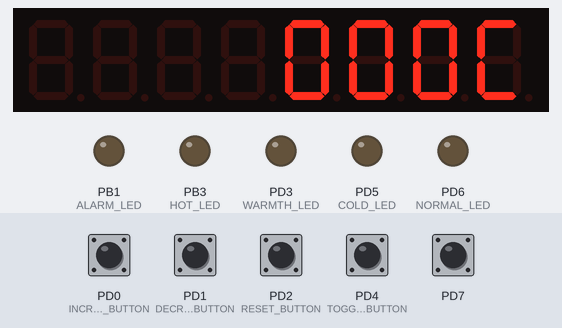
This program was run on a simulated ATmega328P, built with avr-gcc and emulated at 16 MHz. On the bench: 8-digit seven-segment display, output pins drawn as LEDs (lit = HIGH). Wiring (inferred from the names in the program): MAX7219 LED driver: data PB0; clock PB5; CS PB2. Inputs (shaded band) come from the test bench; at power-on: PD0 (INCREMENT_BUTTON), PD1 (DECREMENT_BUTTON), PD2 (RESET_BUTTON), PD4 (TOGGLE_BUTTON), PD7 HIGH. Pins used as bus, display or sensor lines are not drawn.

Above: at 1.2 s.
1.3 s: PD4 (TOGGLE_BUTTON) pulled LOW for 0.15 s
At 1.7 s:
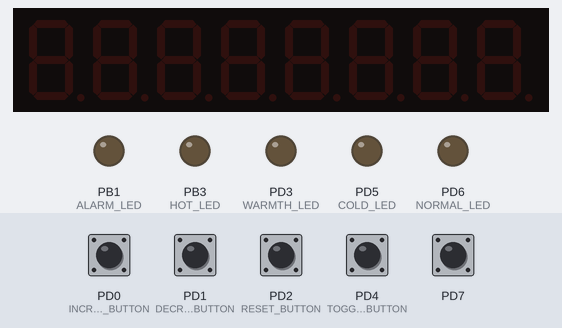
2.9 s: PD0 (INCREMENT_BUTTON) pulled LOW for 0.15 s
At 4.1 s:
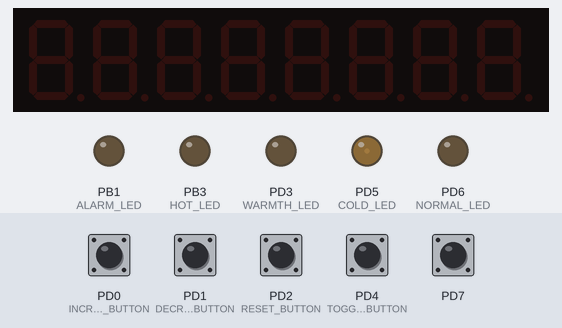
4.5 s: PD4 (TOGGLE_BUTTON) pulled LOW for 1 s
At 5.4 s:
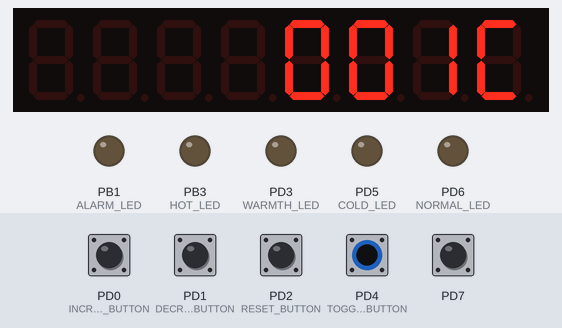
7.0 s: PD7 pulled LOW for 0.15 s
At 8.0 s:
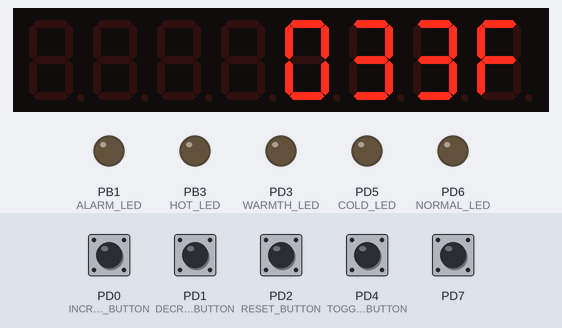
8.6 s: PD1 (DECREMENT_BUTTON) pulled LOW for 0.15 s
10.2 s: PD1 (DECREMENT_BUTTON) pulled LOW for 1 s
At 10.46 s:
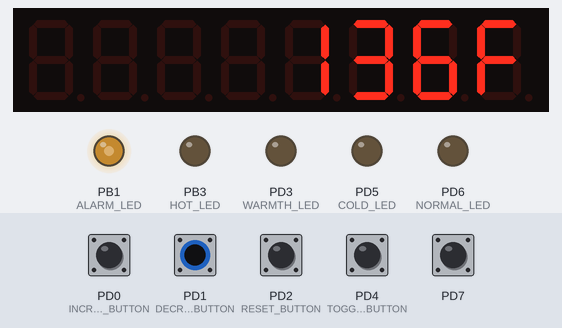
Timing chart, 0 to 12.8 s (numbered marks = the images above; inputs shaded):
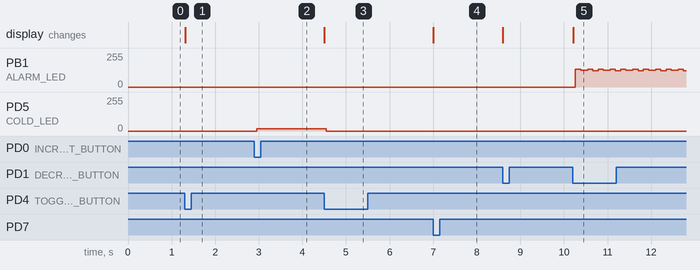

Measured:
- after the input at 1.3 s, the display: changes at once (image 1)
- after the input at 2.9 s, PD5 (COLD_LED): 0/255 → 17/255 after 0.05 s
- after the input at 4.5 s, PD5 (COLD_LED): 17/255 → 0/255 after 0.05 s; the display: changes at once (image 3)
- after the input at 7.0 s, the display: changes at once (image 4)
- after the input at 10.2 s, PB1 (ALARM_LED): 0/255 → 133/255 after 0.06 s, → 125/255 0.12 s later, → 133/255 0.16 s later, → 122/255 0.12 s later, … (20 changes in this stretch); the display: changes at once (image 5)

The program:

main.c
```c
// Mihisara Chiranajana
#define F_CPU 16000000UL
#include <avr/io.h>
#include <avr/interrupt.h>
#include <util/delay.h>

// Pin Definitions
#define INCREMENT_BUTTON PD0
#define DECREMENT_BUTTON PD1
#define RESET_BUTTON PD2
#define MODE_BUTTON PD7
#define TOGGLE_BUTTON PD4 // Added button for toggling display mode

#define COLD_LED PD5
#define NORMAL_LED PD6
#define WARMTH_LED PD3
#define HOT_LED PB3
#define ALARM_LED PB1

#define DIN_PIN PB0
#define CS_PIN PB2
#define CLK_PIN PB5

// Constants
#define THRESHOLD_TEMP 40

// Global Variables
volatile uint8_t count = 0;
volatile uint8_t temp_unit = 0; // 0 for Celsius, 1 for Fahrenheit
volatile uint8_t overflow = 0;  // 0 for not overflow, 1 for overflow
volatile uint8_t mode = 1;      // 1 for Celsius, 0 for Fahrenheit
volatile uint8_t displayMode = 1; // 1 for 7-segment display, 0 for LED display
volatile uint8_t alarmBlinkFlag = 0; // Flag to indicate LED blinking state

// Segment patterns for displaying characters
const uint8_t C_pattern =  0b01001110; // Pattern for 'C'
const uint8_t F_pattern =  0b01000111  ; // Pattern for 'F'

// Custom segment patterns for digits 0 to 9
const uint8_t digit_patterns[10] = {
	0b01111110, // 0
	0b00110000, // 1
	0b01101101, // 2
	0b01111001, // 3
	0b00110011, // 4
	0b01011011, // 5
	0b01011111, // 6
	0b01110000, // 7
	0b01111111, // 8
	0b01111011  // 9
};

// Function Prototypes
void MAX7219_write(uint8_t address, uint8_t data);
void MAX7219_init(void);
void displayCount(uint8_t count);
void displayCharacter(uint8_t position, uint8_t pattern);
void displayTempUnit(uint8_t temp_unit);
float celsius_to_fahrenheit(int celsius);
void updateLEDs(uint8_t temperature);
void clearDisplay(void); // Function to clear the 7-segment display
void clearLEDs(void); // Function to clear the LEDs
void setupPWM(void);

void setup()
{
	// Set button pins as input with pull-up resistors
	DDRD &= ~(1 << INCREMENT_BUTTON) & ~(1 << DECREMENT_BUTTON) & ~(1 << RESET_BUTTON) & ~(1 << MODE_BUTTON) & ~(1 << TOGGLE_BUTTON);
	PORTD |= (1 << INCREMENT_BUTTON) | (1 << DECREMENT_BUTTON) | (1 << RESET_BUTTON) | (1 << MODE_BUTTON) | (1 << TOGGLE_BUTTON);

	// Set LED pins as output
	DDRD |= (1 << COLD_LED) | (1 << NORMAL_LED) | (1 << WARMTH_LED);
	DDRB |= (1 << HOT_LED) | (1 << ALARM_LED);

	// Set MAX7219 pins as output
	DDRB |= (1 << DIN_PIN) | (1 << CS_PIN) | (1 << CLK_PIN);

	// Initialize MAX7219
	MAX7219_init();

	// Setup PWM
	setupPWM();
}

void MAX7219_write(uint8_t address, uint8_t data)
{
	PORTB &= ~(1 << CS_PIN); // Select the MAX7219

	// Send the address
	for (uint8_t i = 8; i > 0; i--)
	{
		if (address & (1 << (i - 1)))
		PORTB |= (1 << DIN_PIN);
		else
		PORTB &= ~(1 << DIN_PIN);
		PORTB |= (1 << CLK_PIN);
		PORTB &= ~(1 << CLK_PIN);
	}

	// Send the data
	for (uint8_t i = 8; i > 0; i--)
	{
		if (data & (1 << (i - 1)))
		PORTB |= (1 << DIN_PIN);
		else
		PORTB &= ~(1 << DIN_PIN);
		PORTB |= (1 << CLK_PIN);
		PORTB &= ~(1 << CLK_PIN);
	}

	PORTB |= (1 << CS_PIN); // Deselect the MAX7219
}

void MAX7219_init(void)
{
	MAX7219_write(0x09, 0x00); // Disable decoding for all digits
	MAX7219_write(0x0A, 0x0F); // Set intensity (0x00 - 0x0F)
	MAX7219_write(0x0B, 0x07); // Scan limit (8 digits)
	MAX7219_write(0x0C, 0x01); // Shutdown register (normal operation)
	MAX7219_write(0x0F, 0x00); // Display test register (off)
}

void displayCount(uint8_t count)
{
	MAX7219_write(2, digit_patterns[count % 10]);          // Display ones digit
	MAX7219_write(3, digit_patterns[(count / 10) % 10]);   // Display tens digit
	MAX7219_write(4, digit_patterns[(count / 100) % 10]);  // Display hundreds digit
}

void displayCharacter(uint8_t position, uint8_t pattern)
{
	MAX7219_write(position, pattern);
}

void displayTempUnit(uint8_t temp_unit)
{
	// Display 'C' or 'F' on a specific digit
	if (temp_unit == 0)
	{
		displayCharacter(1, C_pattern); // Display 'C' on digit 1
	}
	else
	{
		displayCharacter(1, F_pattern); // Display 'F' on digit 1
	}
}

float celsius_to_fahrenheit(int celsius)
{
	return (celsius * 9 / 5) + 32;
}

void updateLEDs(uint8_t count)
{
	// Initialize PWM duty cycles to 0 (LEDs off)
	OCR0A = 0; // PWM for NORMAL_LED
	OCR0B = 0; // PWM for COLD_LED
	OCR2B = 0; // PWM for WARMTH_LED
	OCR2A = 0; // PWM for HOT_LED

	// Turn off HOT_LED and Alarm LED
	PORTB &= ~(1 << HOT_LED);
	PORTB &= ~(1 << ALARM_LED);

	if (count <= 15)
	{
		OCR0B = (count * 255) / 15; // Increase brightness for COLD_LED in 0 - 15 range
	}
	else if (count <= 25)
	{
		OCR0A = ((count - 16) * 255) / 10; // Increase brightness for NORMAL_LED in 16 - 25 range
	}
	else if (count <= 35)
	{
		OCR2B = ((count - 26) * 255) / 10; // Increase brightness for WARMTH_LED in 26 - 35 range
	}
	else if (count <= 40)
	{
		OCR2A = ((count - 36) * 255) / 5; // Increase brightness for HOT_LED in 36 - 40 range
	}
	else
	{
		PORTB |= (1 << HOT_LED); // Turn on HOT_LED
	}
}

void clearDisplay(void)
{
	for (uint8_t i = 1; i <= 8; i++)
	{
		MAX7219_write(i, 0x00); // Clear all digits
	}
}

void clearLEDs(void)
{
	OCR0A = 0; // Turn off NORMAL_LED
	OCR0B = 0; // Turn off COLD_LED
	OCR2B = 0; // Turn off WARMTH_LED
	OCR2A = 0; // Turn off HOT_LED
	PORTB &= ~(1 << HOT_LED); // Turn off HOT_LED
}

void setupPWM(void)
{
	// Setup Timer0 for PWM on PD5 (OC0B) and PD6 (OC0A)
	TCCR0A |= (1 << WGM00) | (1 << WGM01); // Fast PWM mode
	TCCR0A |= (1 << COM0A1) | (1 << COM0B1); // Non-inverting mode for OC0A and OC0B
	TCCR0B |= (1 << CS00); // No prescaler

	// Setup Timer2 for PWM on PD3 (OC2B) and PB3 (OC2A)
	TCCR2A |= (1 << WGM20) | (1 << WGM21); // Fast PWM mode
	TCCR2A |= (1 << COM2A1) | (1 << COM2B1); // Non-inverting mode for OC2A and OC2B
	TCCR2B |= (1 << CS20); // No prescaler
}

int main(void)
{
	setup();

	uint8_t prevState[5] = {1, 1, 1, 1, 1}; // Previous state of the buttons (including TOGGLE_BUTTON)
	uint8_t currentState[5];
	uint8_t pressed[5] = {0, 0, 0, 0, 0}; // Flags for button pressed states (including TOGGLE_BUTTON)

	while (1)
	{
		currentState[0] = !(PIND & (1 << INCREMENT_BUTTON));
		currentState[1] = !(PIND & (1 << DECREMENT_BUTTON));
		currentState[2] = !(PIND & (1 << RESET_BUTTON));
		currentState[3] = !(PIND & (1 << MODE_BUTTON));
		currentState[4] = !(PIND & (1 << TOGGLE_BUTTON)); // Read TOGGLE_BUTTON state

		// Detect button presses (falling edge)
		for (uint8_t i = 0; i < 5; i++)
		{
			if (currentState[i] && !prevState[i])
			{
				pressed[i] = 1; // Button pressed
			}
			else
			{
				pressed[i] = 0; // Button not pressed
			}
		}

		// Handle button presses
		if (pressed[0])
		{
			count++;
			if (count >= THRESHOLD_TEMP)
			{
				overflow = 1;
			}
			if (count >= 200)
			count = 0;
		}

		if (pressed[1])
		{
			if (count > 0)
			{
				count--;
			}
			else
			{
				count = 200;
				overflow = 1;
			}
			if (count < THRESHOLD_TEMP)
			{
				overflow = 0; // Reset flag to stop LED blinking
				PORTB &= ~(1 << ALARM_LED); // Turn off the LED
			}
		}

		if (pressed[2])
		{
			count = 0;
			overflow = 0; // Reset overflow
			alarmBlinkFlag = 0; // Reset alarm
			PORTB &= ~(1 << ALARM_LED); // Turn off the alarm LED
		}

		if (pressed[3])
		{
			mode = !mode; // Toggle mode between Celsius and Fahrenheit
		}

		if (pressed[4])
		{
			displayMode = !displayMode; // Toggle display mode between 7-segment and LEDs
			if (displayMode)
			{
				clearLEDs(); // Turn off LEDs when switching to 7-segment display
			}
			else
			{
				clearDisplay(); // Turn off 7-segment display when switching to LEDs
			}
		}

		// Update the display based on the display mode
		if (displayMode)
		{
			// Display on 7-segment display
			if (mode == 1)
			{
				displayCount(count);
				displayTempUnit(0); // Display 'C'

			}
			else
			{
				displayCount((uint8_t)celsius_to_fahrenheit(count));
				displayTempUnit(1); // Display 'F'
			}
		}
		else
		{
			// Display on LEDs
			updateLEDs(count);
		}

		// Handle the alarm LED blinking
		if (overflow)
		{
			alarmBlinkFlag = !alarmBlinkFlag;
			if (alarmBlinkFlag)
			{
				PORTB |= (1 << ALARM_LED); // Turn on the LED
			}
			else
			{
				PORTB &= ~(1 << ALARM_LED); // Turn off the LED
			}
		}

		// Store the current state as previous state for the next loop iteration
		for (uint8_t i = 0; i < 5; i++)
		{
			prevState[i] = currentState[i];
		}

		_delay_ms(5); // Small delay to prevent rapid polling
	}

	return 0;
}
```
